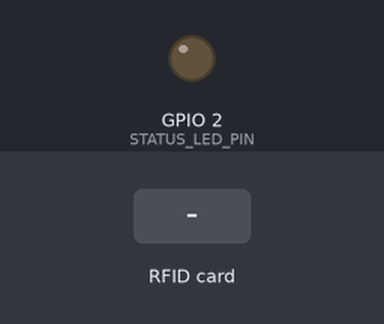
Bench run of a sketch on a simulated ESP32. Shown: output pins drawn as LEDs (lit = HIGH). Dashed ring = blinking. The test bench sets the inputs (shaded band). WiFi joins after 1.5 s; servers stay silent unless stated; uploads are accepted with an empty reply; what the sketch prints to the serial monitor is not drawn.

Above: at 4.3 s.
4.4 s: RFID card 5E 7A 19 C4 held to the reader
At 4.69 s:
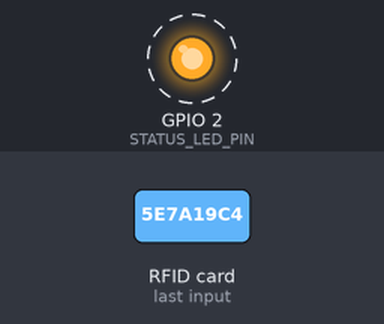
Timing chart, 0 to 7.4 s (numbered marks = the images above; inputs shaded):
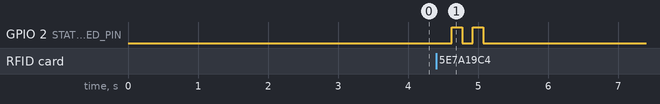

Measured:
- after the input at 4.4 s, GPIO 2 (STATUS_LED_PIN): alternates HIGH for 0.15 s and LOW for 0.15 s, 4 changes in all, then stays LOW, starting after 0.22 s

The sketch:

esp32_rc522.ino
```cpp
#include <HTTPClient.h>
#include <MFRC522.h>
#include <SPI.h>
#include <WiFi.h>
#include <WiFiClientSecure.h>

// ESP32 VSPI wiring: SDA/SS=5, SCK=18, MOSI=23, MISO=19, RST=22, 3.3V and GND.
constexpr byte SS_PIN = 5;
constexpr byte RST_PIN = 22;
constexpr byte STATUS_LED_PIN = 2;
constexpr unsigned long WIFI_TIMEOUT_MS = 20000;

const char* WIFI_NAME = "YOUR_WIFI_NAME";
const char* WIFI_PASSWORD = "YOUR_WIFI_PASSWORD";

// For local testing, replace this with your computer's LAN IP, not localhost.
// Example: http://192.168.1.20:3000/api/rfid/scan
const char* API_URL = "http://YOUR_COMPUTER_IP:3000/api/rfid/scan";
const char* DEVICE_KEY = "THE_SAME_VALUE_AS_RFID_DEVICE_SECRET";

MFRC522 reader(SS_PIN, RST_PIN);

void blinkStatus(byte times, unsigned int durationMs = 150) {
  for (byte count = 0; count < times; count++) {
    digitalWrite(STATUS_LED_PIN, HIGH);
    delay(durationMs);
    digitalWrite(STATUS_LED_PIN, LOW);
    delay(durationMs);
  }
}

String uidAsHex() {
  String uid;
  for (byte index = 0; index < reader.uid.size; index++) {
    if (reader.uid.uidByte[index] < 0x10) uid += "0";
    uid += String(reader.uid.uidByte[index], HEX);
  }
  uid.toUpperCase();
  return uid;
}

template <typename TClient>
void sendScan(TClient& client, const String& uid) {
  HTTPClient http;
  if (!http.begin(client, API_URL)) {
    Serial.println("Could not open the scan endpoint.");
    return;
  }

  http.addHeader("Content-Type", "application/json");
  http.addHeader("x-device-key", DEVICE_KEY);
  const int status = http.POST("{\"tag_uid\":\"" + uid + "\"}");

  Serial.printf("Scan %s -> HTTP %d\n", uid.c_str(), status);
  if (status > 0) Serial.println(http.getString());

  if (status == 200) {
    Serial.println("Movement accepted (or a repeated read was safely ignored).");
    blinkStatus(2);
  } else if (status == 404) {
    Serial.println("Tag not assigned. Copy the UID above into the web RFID page and select its equipment.");
    blinkStatus(3, 300);
  } else if (status == 401) {
    Serial.println("Device key rejected. Check RFID_DEVICE_SECRET and DEVICE_KEY.");
    blinkStatus(4, 300);
  } else if (status == 503) {
    Serial.println("The web server is missing its RFID environment variables.");
    blinkStatus(4, 300);
  } else if (status < 0) {
    Serial.printf("Network request failed: %s\n", http.errorToString(status).c_str());
    blinkStatus(5, 300);
  } else {
    Serial.println("The server could not record this scan.");
    blinkStatus(5, 300);
  }
  http.end();
}

bool connectToWifi() {
  WiFi.mode(WIFI_STA);
  WiFi.begin(WIFI_NAME, WIFI_PASSWORD);
  Serial.print("Connecting to Wi-Fi");
  const unsigned long startedAt = millis();
  while (
    WiFi.status() != WL_CONNECTED &&
    millis() - startedAt < WIFI_TIMEOUT_MS
  ) {
    delay(500);
    Serial.print(".");
  }
  if (WiFi.status() != WL_CONNECTED) {
    Serial.println("\nWi-Fi connection timed out. Retrying shortly.");
    return false;
  }
  Serial.printf("\nConnected. ESP32 IP: %s\n", WiFi.localIP().toString().c_str());
  return true;
}

void setup() {
  Serial.begin(115200);
  delay(1500);
  Serial.println("\n=== APU AV RFID reader starting ===");
  pinMode(STATUS_LED_PIN, OUTPUT);
  digitalWrite(STATUS_LED_PIN, LOW);
  Serial.println("Initializing SPI and RC522...");
  SPI.begin();
  reader.PCD_Init();
  delay(50);

  const byte readerVersion = reader.PCD_ReadRegister(MFRC522::VersionReg);
  Serial.printf("RC522 version register: 0x%02X\n", readerVersion);
  if (readerVersion == 0x00 || readerVersion == 0xFF) {
    Serial.println(
      "RC522 not detected. Check 3.3V, GND, SDA=5, SCK=18, "
      "MOSI=23, MISO=19, and RST=22."
    );
  } else {
    Serial.println("RC522 communication ready.");
  }

  Serial.println("Starting Wi-Fi connection...");
  connectToWifi();
  Serial.println("RC522 ready. Present a tag and remove it after the scan.");
}

void loop() {
  if (WiFi.status() != WL_CONNECTED) {
    if (!connectToWifi()) {
      delay(3000);
      return;
    }
  }
  if (!reader.PICC_IsNewCardPresent() || !reader.PICC_ReadCardSerial()) return;

  const String uid = uidAsHex();
  if (String(API_URL).startsWith("https://")) {
    WiFiClientSecure secureClient;
    // MVP only. Install the server CA certificate before production use.
    secureClient.setInsecure();
    sendScan(secureClient, uid);
  } else {
    WiFiClient client;
    sendScan(client, uid);
  }

  reader.PICC_HaltA();
  reader.PCD_StopCrypto1();
  delay(1000);
}
```
